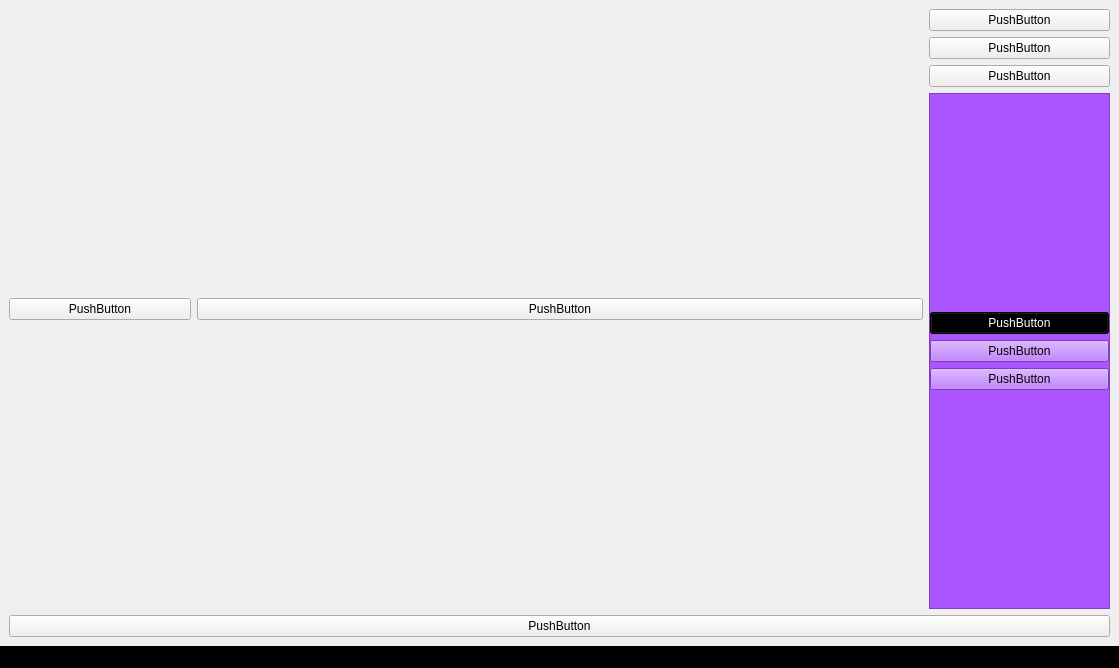
<?xml version="1.0" encoding="UTF-8"?>
<ui version="4.0">
 <class>MainWindow</class>
 <widget class="QMainWindow" name="MainWindow">
  <property name="geometry">
   <rect>
    <x>0</x>
    <y>0</y>
    <width>1119</width>
    <height>668</height>
   </rect>
  </property>
  <property name="windowTitle">
   <string>MainWindow</string>
  </property>
  <property name="styleSheet">
   <string notr="true"/>
  </property>
  <widget class="QWidget" name="centralwidget">
   <layout class="QGridLayout" name="gridLayout_2">
    <item row="1" column="1">
     <layout class="QGridLayout" name="gridLayout" rowstretch="4,2" columnstretch="0" rowminimumheight="4,2">
      <property name="sizeConstraint">
       <enum>QLayout::SetDefaultConstraint</enum>
      </property>
      <item row="0" column="0">
       <layout class="QVBoxLayout" name="verticalLayout">
        <item>
         <layout class="QGridLayout" name="gridLayout_3" columnstretch="1,4,1">
          <item row="0" column="0">
           <widget class="QPushButton" name="pushButton_2">
            <property name="text">
             <string>PushButton</string>
            </property>
           </widget>
          </item>
          <item row="0" column="1">
           <widget class="QPushButton" name="pushButton_3">
            <property name="text">
             <string>PushButton</string>
            </property>
           </widget>
          </item>
          <item row="0" column="2">
           <layout class="QGridLayout" name="gridLayout_4" rowstretch="1,1,1,10,0">
            <item row="1" column="0">
             <widget class="QPushButton" name="pushButton_5">
              <property name="text">
               <string>PushButton</string>
              </property>
             </widget>
            </item>
            <item row="2" column="0">
             <widget class="QPushButton" name="pushButton_6">
              <property name="text">
               <string>PushButton</string>
              </property>
             </widget>
            </item>
            <item row="0" column="0">
             <widget class="QPushButton" name="pushButton_4">
              <property name="text">
               <string>PushButton</string>
              </property>
             </widget>
            </item>
            <item row="3" column="0">
             <widget class="QFrame" name="frame">
              <property name="sizePolicy">
               <sizepolicy hsizetype="Minimum" vsizetype="Minimum">
                <horstretch>0</horstretch>
                <verstretch>0</verstretch>
               </sizepolicy>
              </property>
              <property name="styleSheet">
               <string notr="true">background-color: rgb(170, 85, 255);</string>
              </property>
              <property name="frameShape">
               <enum>QFrame::StyledPanel</enum>
              </property>
              <property name="frameShadow">
               <enum>QFrame::Raised</enum>
              </property>
              <layout class="QGridLayout" name="gridLayout_6">
               <property name="leftMargin">
                <number>0</number>
               </property>
               <property name="topMargin">
                <number>0</number>
               </property>
               <property name="rightMargin">
                <number>0</number>
               </property>
               <property name="bottomMargin">
                <number>0</number>
               </property>
               <item row="0" column="0">
                <layout class="QGridLayout" name="gridLayout_5">
                 <item row="1" column="0">
                  <widget class="QPushButton" name="pushButton_8">
                   <property name="text">
                    <string>PushButton</string>
                   </property>
                  </widget>
                 </item>
                 <item row="0" column="0">
                  <widget class="QPushButton" name="pushButton_7">
                   <property name="styleSheet">
                    <string notr="true">background-color: rgb(0, 0, 0);
color: rgb(255, 255, 255);</string>
                   </property>
                   <property name="text">
                    <string>PushButton</string>
                   </property>
                  </widget>
                 </item>
                 <item row="2" column="0">
                  <widget class="QPushButton" name="pushButton_9">
                   <property name="text">
                    <string>PushButton</string>
                   </property>
                  </widget>
                 </item>
                </layout>
               </item>
              </layout>
             </widget>
            </item>
           </layout>
          </item>
         </layout>
        </item>
       </layout>
      </item>
      <item row="1" column="0">
       <layout class="QVBoxLayout" name="verticalLayout_2">
        <item>
         <widget class="QPushButton" name="pushButton">
          <property name="sizePolicy">
           <sizepolicy hsizetype="Minimum" vsizetype="Fixed">
            <horstretch>0</horstretch>
            <verstretch>0</verstretch>
           </sizepolicy>
          </property>
          <property name="text">
           <string>PushButton</string>
          </property>
         </widget>
        </item>
       </layout>
      </item>
     </layout>
    </item>
   </layout>
  </widget>
  <widget class="QMenuBar" name="menubar">
   <property name="geometry">
    <rect>
     <x>0</x>
     <y>0</y>
     <width>1119</width>
     <height>21</height>
    </rect>
   </property>
  </widget>
  <widget class="QStatusBar" name="statusbar">
   <property name="styleSheet">
    <string notr="true">background-color: rgb(0, 0, 0);
color: rgb(255, 255, 255);</string>
   </property>
  </widget>
 </widget>
 <resources/>
 <connections/>
</ui>
